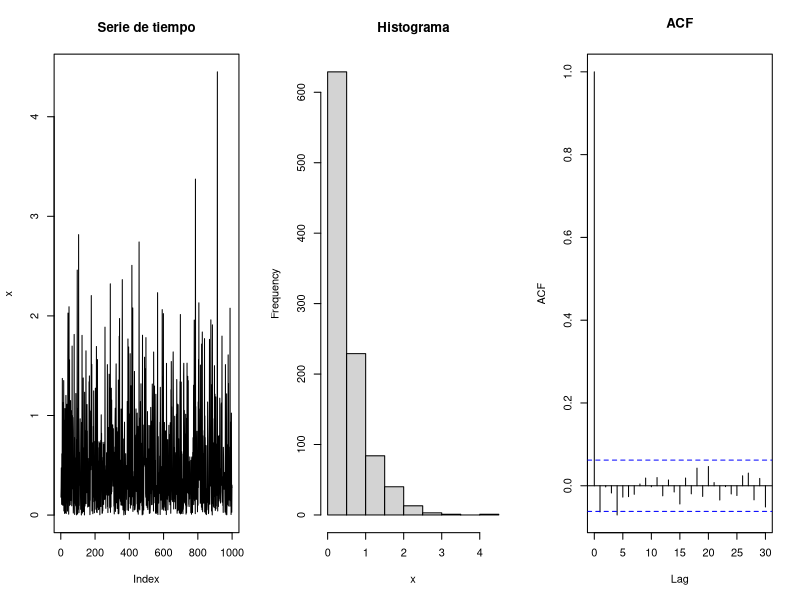
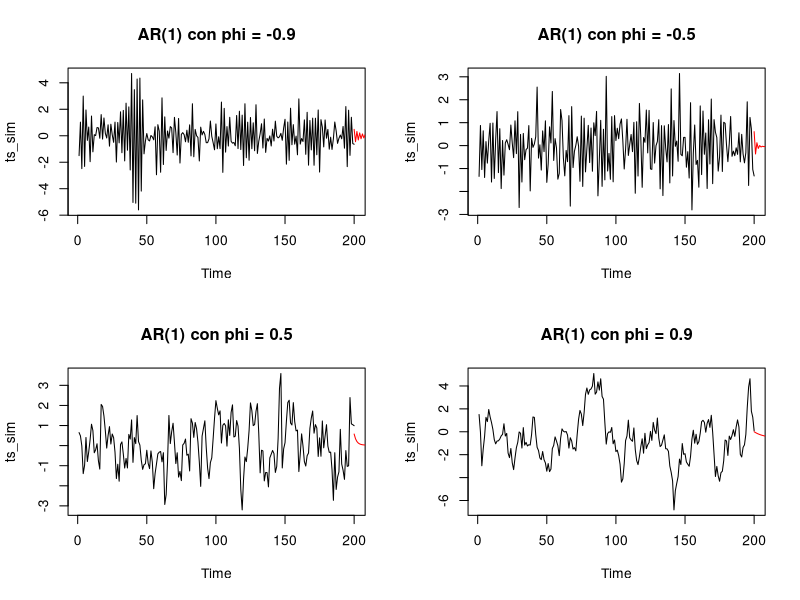
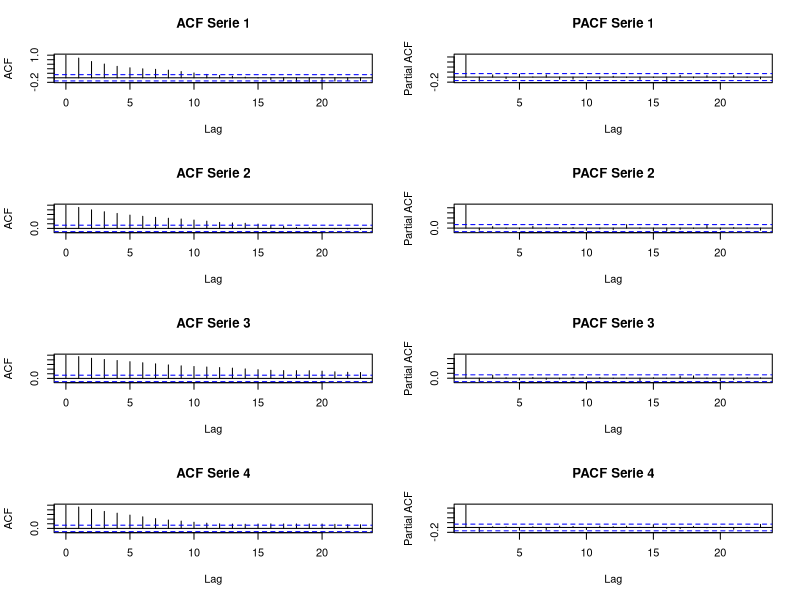

The R script that drew these images, in order:
# TALLER 1 SERIES DE TIEMPO
###########################
# PUNTO 4
###########################
# Definir el tamaño de la muestra y el parámetro de tasa lambda
n <- 1000
lambda <- 2

# Generar una muestra aleatoria de una distribución exponencial
x <- rexp(n, lambda)

# Graficar en un plot 1x3 la serie de tiempo, su histograma y su ACF
par(mfrow = c(1, 3))
plot(x, type = "l", main = "Serie de tiempo")
hist(x, main = "Histograma")
acf(x, main = "ACF")

###########################
# PUNTO 5
###########################

# Definir la longitud de las series temporales y los valores de phi
n <- 200
phis <- c(-0.9, -0.5, 0.5, 0.9)

# Simular y graficar las series temporales para cada valor de phi
par(mfrow = c(2, 2))
for (i in 1:length(phis)) {
    phi <- phis[i]

    # Simular la serie temporal
    arima.sim(list(ar = phi), n = n) -> ts_sim

    # Estimar los parámetros del modelo AR(1)
    arima(ts_sim, order = c(1, 0, 0))$coef[1] -> phi_hat
    print(paste("El valor estimado de phi es", phi_hat))

    # Hacer predicciones para los siguientes 10 periodos
    predict(arima(ts_sim, order = c(1, 0, 0)), n.ahead = 10)$pred -> pred
    print(paste("Las predicciones para los siguientes 10 periodos son", pred))
    # Graficar la serie temporal
    plot(ts_sim, type = "l", main = paste("AR(1) con phi =", phi))
    lines(length(ts_sim):(length(ts_sim) + 9), pred, col = "red")
}

###########################
# PUNTO 6
###########################

###########################
# PUNTO 7
###########################

# Definir los parámetros del modelo ARMA(1,1)
phi <- 0.9
theta <- 0.2
sigma <- sqrt(0.25)

# Generar 10 series temporales de longitud 200
set.seed(123) # para reproducibilidad
n <- 200
series <- matrix(nrow = n, ncol = 10)
for (i in 1:10) {
    series[, i] <- arima.sim(model = list(ar = c(phi), ma = c(theta)), n = n, sd = sigma)
}

# Estimar el modelo ARMA(1,1) por máxima verosimilitud para cada serie temporal
fit <- data.frame(matrix(nrow = 10, ncol = 3))
colnames(fit) <- c("phi", "theta", "intercepto")
for (i in 1:10) {
    fit[i, ] <- arima(series[, i], order = c(1, 0, 1))$coef
}

# Comparar los estimadores con los valores reales de los parámetros
real_params <- c(phi, theta, sigma^2)
fit_df <- data.frame(real_params, t(fit))
rownames(fit_df) <- c("phi", "theta", "intercepto")
print(fit_df)

# Calcular la ACF y la PACF para las primeras 4 series
par(mfrow = c(4, 2))
for (i in 1:4) {
    acf(series[, i], main = paste("ACF Serie", i))
    pacf(series[, i], main = paste("PACF Serie", i))
}